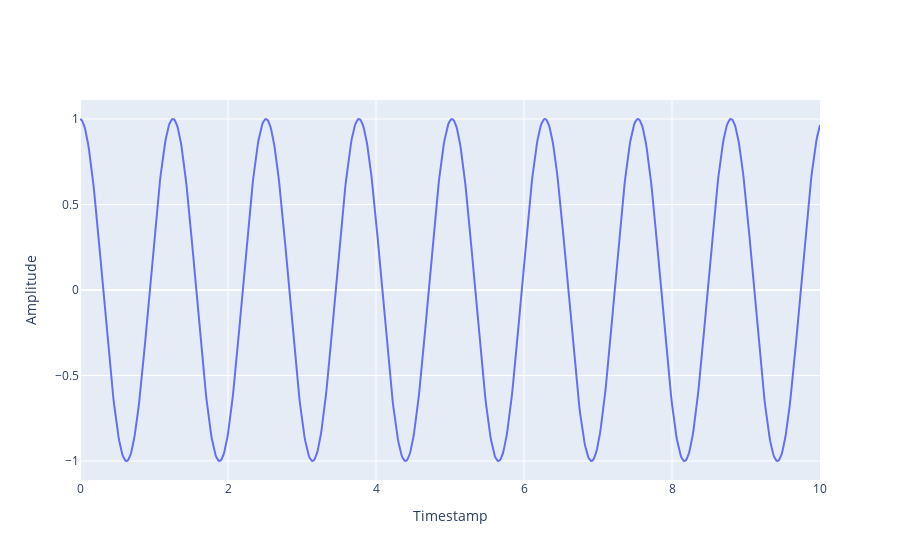

Write notebook code for a chart like this one.
### Markdown cell above
As a warm-up, recall that a function is periodic with period $T > 0$ if $f(t + T) = f(t)$ for all $t \in \mathbb{R}$. For example, consider the function $f(t) = \cos(5 t)$ which can be visualised as follows:

### Code cell
import numpy as np
import plotly.graph_objects as go

x_periodic = np.linspace(0, 10, 1000)
y_periodic = np.cos(5 * x_periodic)

fig = go.Figure(data=go.Scatter(x=x_periodic, y=y_periodic))
fig.update_layout(xaxis_title="Timestamp", yaxis_title="Amplitude")
fig.show()

### Figure 1 — Plotly figure (JSON) as saved in the notebook; plotly's stock layout.template omitted (floating-point values rounded to 4 significant figures; data arrays with more than 128 entries replaced by an {"elided": "..."} marker saying what was removed)
{"data": [{"type": "scatter", "x": {"elided": "1000 float values"}, "y": {"elided": "1000 float values"}}], "layout": {"xaxis": {"title": {"text": "Timestamp"}}, "yaxis": {"title": {"text": "Amplitude"}}}}
